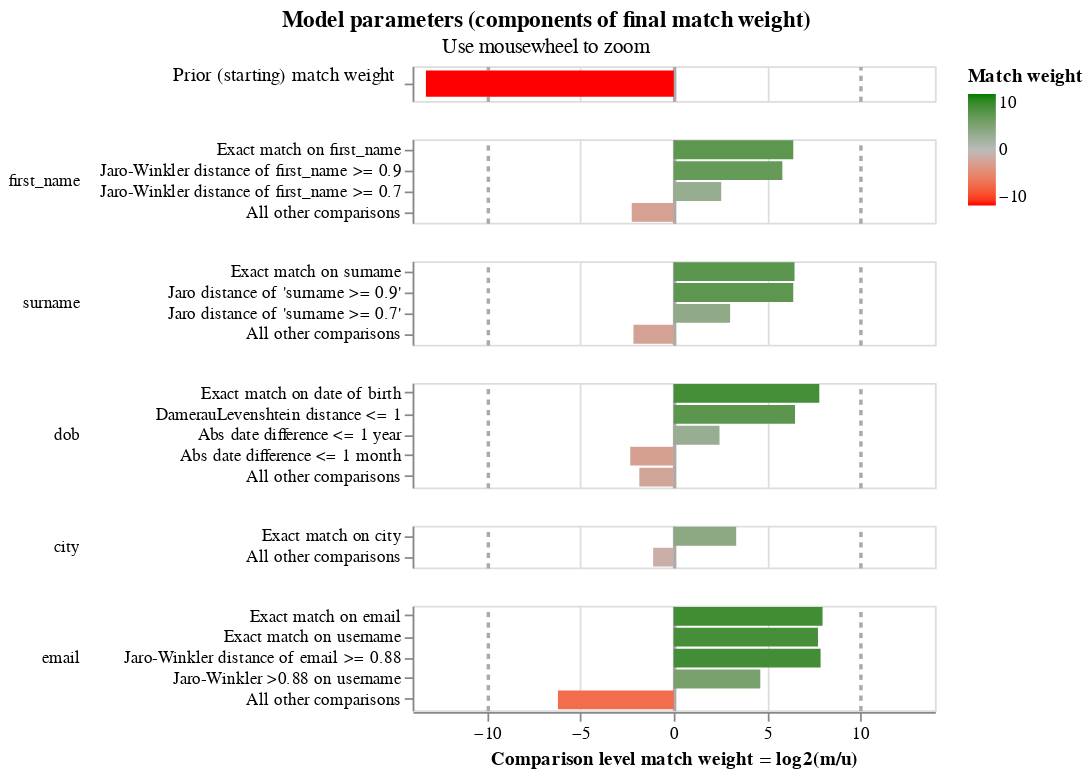

Notebook code for this chart:
### Markdown cell above
## Worked Example

### Code cell
import splink.comparison_library as cl

from splink import DuckDBAPI, Linker, SettingsCreator, block_on, splink_datasets

df = splink_datasets.fake_1000

settings = SettingsCreator(
    link_type="dedupe_only",
    comparisons=[
        cl.JaroWinklerAtThresholds("first_name", [0.9, 0.7]),
        cl.JaroAtThresholds("surname", [0.9, 0.7]),
        cl.DateOfBirthComparison(
            "dob",
            input_is_string=True,
            datetime_metrics=["year", "month"],
            datetime_thresholds=[1, 1],
        ),
        cl.ExactMatch("city").configure(term_frequency_adjustments=True),
        cl.EmailComparison("email"),
    ],
    blocking_rules_to_generate_predictions=[
        block_on("first_name"),
        block_on("surname"),
    ],
)

linker = Linker(df, settings, DuckDBAPI())
linker.training.estimate_u_using_random_sampling(max_pairs=1e6)

blocking_rule_for_training = block_on("first_name", "surname")

linker.training.estimate_parameters_using_expectation_maximisation(
    blocking_rule_for_training
)

blocking_rule_for_training = block_on("dob")
linker.training.estimate_parameters_using_expectation_maximisation(
    blocking_rule_for_training
)

chart = linker.visualisations.match_weights_chart()
chart

### Figure 1 — Vega-Lite specification as saved in the notebook (floating-point values rounded to 4 significant figures)
{"config": {"view": {"continuousWidth": 300, "continuousHeight": 300, "discreteHeight": 60, "discreteWidth": 400}, "header": {"title": null}, "mark": {"tooltip": null}, "title": {"anchor": "middle"}}, "vconcat": [{"mark": {"type": "bar", "clip": true, "height": 15}, "encoding": {"color": {"field": "log2_bayes_factor", "scale": {"domain": [-10, 0, 10], "interpolate": "lab", "range": ["red", "#bbbbbb", "green"]}, "title": "Match weight", "type": "quantitative"}, "tooltip": [{"field": "comparison_name", "title": "Comparison name", "type": "nominal"}, {"field": "probability_two_random_records_match", "format": ".4f", "title": "Probability two random records match", "type": "nominal"}, {"field": "log2_bayes_factor", "format": ",.4f", "title": "Equivalent match weight", "type": "quantitative"}, {"field": "bayes_factor_description", "title": "Match weight description", "type": "nominal"}], "x": {"axis": {"domain": false, "gridColor": {"condition": {"test": "abs(datum.value / 10)  <= 1 & datum.value % 10 === 0", "value": "#aaa"}, "value": "#ddd"}, "gridDash": {"condition": {"test": "abs(datum.value / 10) == 1", "value": [3]}, "value": null}, "gridWidth": {"condition": {"test": "abs(datum.value / 10)  <= 1 & datum.value % 10 === 0", "value": 2}, "value": 1}, "labels": false, "ticks": false, "title": ""}, "field": "log2_bayes_factor", "scale": {"domain": [-14, 14]}, "type": "quantitative"}, "y": {"axis": {"title": "Prior (starting) match weight", "titleAlign": "right", "titleAngle": 0, "titleFontWeight": "normal"}, "field": "label_for_charts", "sort": {"field": "comparison_vector_value", "order": "descending"}, "type": "nominal"}}, "height": 20, "transform": [{"filter": "(datum.comparison_name == 'probability_two_random_records_match')"}]}, {"mark": {"type": "bar", "clip": true}, "encoding": {"color": {"field": "log2_bayes_factor", "scale": {"domain": [-10, 0, 10], "interpolate": "lab", "range": ["red", "#bbbbbb", "green"]}, "title": "Match weight", "type": "quantitative"}, "row": {"field": "comparison_name", "header": {"labelAlign": "left", "labelAnchor": "middle", "labelAngle": 0}, "sort": {"field": "comparison_sort_order"}, "type": "nominal"}, "tooltip": [{"field": "comparison_name", "title": "Comparison name", "type": "nominal"}, {"field": "label_for_charts", "title": "Label", "type": "ordinal"}, {"field": "sql_condition", "title": "SQL condition", "type": "nominal"}, {"field": "m_probability", "format": ".10~g", "title": "M probability", "type": "quantitative"}, {"field": "u_probability", "format": ".10~g", "title": "U probability", "type": "quantitative"}, {"field": "bayes_factor", "format": ",.6f", "title": "Bayes factor = m/u", "type": "quantitative"}, {"field": "log2_bayes_factor", "format": ".4~g", "title": "Match weight = log2(m/u)", "type": "quantitative"}, {"field": "bayes_factor_description", "title": "Match weight description", "type": "nominal"}, {"field": "m_probability_description", "title": "m probability description", "type": "nominal"}, {"field": "u_probability_description", "title": "u probability description", "type": "nominal"}], "x": {"axis": {"gridColor": {"condition": {"test": "abs(datum.value / 10)  <= 1 & datum.value % 10 === 0", "value": "#aaa"}, "value": "#ddd"}, "gridDash": {"condition": {"test": "abs(datum.value / 10) == 1", "value": [3]}, "value": null}, "gridWidth": {"condition": {"test": "abs(datum.value / 10)  <= 1 & datum.value % 10 === 0", "value": 2}, "value": 1}, "title": "Comparison level match weight = log2(m/u)"}, "field": "log2_bayes_factor", "scale": {"domain": [-14, 14]}, "type": "quantitative"}, "y": {"axis": {"title": null}, "field": "label_for_charts", "sort": {"field": "comparison_vector_value", "order": "descending"}, "type": "nominal"}}, "height": {"step": 12}, "resolve": {"axis": {"y": "independent"}, "scale": {"y": "independent"}}, "transform": [{"filter": "(datum.comparison_name != 'probability_two_random_records_match')"}]}], "data": {"name": "data-f8036c696494227b15612de7bd982b35"}, "params": [{"name": "mouse_zoom", "select": {"type": "interval", "encodings": ["x"]}, "bind": "scales", "views": []}], "resolve": {"axis": {"y": "independent"}, "scale": {"y": "independent"}}, "title": {"text": "Model parameters (components of final match weight)", "subtitle": "Use mousewheel to zoom"}, "$schema": "https://vega.github.io/schema/vega-lite/v5.9.3.json", "datasets": {"data-f8036c696494227b15612de7bd982b35": [{"comparison_name": "probability_two_random_records_match", "sql_condition": null, "label_for_charts": "", "m_probability": null, "u_probability": null, "m_probability_description": null, "u_probability_description": null, "has_tf_adjustments": false, "tf_adjustment_column": null, "tf_adjustment_weight": null, "is_null_level": false, "bayes_factor": 0.0001, "log2_bayes_factor": -13.29, "comparison_vector_value": 0, "max_comparison_vector_value": 0, "bayes_factor_description": "The probability that two random records drawn at random match is 0.000 or one in  10,000.0 records.This is equivalent to a starting match weight of -13.288.", "probability_two_random_records_match": 0.0001, "comparison_sort_order": -1}, {"comparison_name": "first_name", "sql_condition": "\"first_name_l\" = \"first_name_r\"", "label_for_charts": "Exact match on first_name", "m_probability": 0.4914, "u_probability": 0.005794, "m_probability_description": "Amongst matching record comparisons, 49.14% of records (i.e. one in 2.035) are in the exact match on first_name comparison level", "u_probability_description": "Amongst non-matching record comparisons, 0.5794% of records (i.e. one in 173) are in the exact match on first_name comparison level", "has_tf_adjustments": false, "tf_adjustment_column": null, "tf_adjustment_weight": 1.0, "is_null_level": false, "bayes_factor": 84.81, "log2_bayes_factor": 6.406, "comparison_vector_value": 3, "max_comparison_vector_value": 3, "bayes_factor_description": "If comparison level is `exact match on first_name` then comparison is 84.81 times more likely to be a match", "probability_two_random_records_match": 0.0001, "comparison_sort_order": 0}, {"comparison_name": "first_name", "sql_condition": "jaro_winkler_similarity(\"first_name_l\", \"first_name_r\") >= 0.9", "label_for_charts": "Jaro-Winkler distance of first_name >= 0.9", "m_probability": 0.1915, "u_probability": 0.003387, "m_probability_description": "Amongst matching record comparisons, 19.15% of records (i.e. one in 5.223) are in the jaro-winkler distance of first_name >= 0.9 comparison level", "u_probability_description": "Amongst non-matching record comparisons, 0.3387% of records (i.e. one in 295) are in the jaro-winkler distance of first_name >= 0.9 comparison level", "has_tf_adjustments": false, "tf_adjustment_column": null, "tf_adjustment_weight": 1.0, "is_null_level": false, "bayes_factor": 56.53, "log2_bayes_factor": 5.821, "comparison_vector_value": 2, "max_comparison_vector_value": 3, "bayes_factor_description": "If comparison level is `jaro-winkler distance of first_name >= 0.9` then comparison is 56.53 times more likely to be a match", "probability_two_random_records_match": 0.0001, "comparison_sort_order": 0}, {"comparison_name": "first_name", "sql_condition": "jaro_winkler_similarity(\"first_name_l\", \"first_name_r\") >= 0.7", "label_for_charts": "Jaro-Winkler distance of first_name >= 0.7", "m_probability": 0.1135, "u_probability": 0.01944, "m_probability_description": "Amongst matching record comparisons, 11.35% of records (i.e. one in 8.813) are in the jaro-winkler distance of first_name >= 0.7 comparison level", "u_probability_description": "Amongst non-matching record comparisons, 1.944% of records (i.e. one in 51.44) are in the jaro-winkler distance of first_name >= 0.7 comparison level", "has_tf_adjustments": false, "tf_adjustment_column": null, "tf_adjustment_weight": 1.0, "is_null_level": false, "bayes_factor": 5.837, "log2_bayes_factor": 2.545, "comparison_vector_value": 1, "max_comparison_vector_value": 3, "bayes_factor_description": "If comparison level is `jaro-winkler distance of first_name >= 0.7` then comparison is 5.837 times more likely to be a match", "probability_two_random_records_match": 0.0001, "comparison_sort_order": 0}, {"comparison_name": "first_name", "sql_condition": "ELSE", "label_for_charts": "All other comparisons", "m_probability": 0.2037, "u_probability": 0.9714, "m_probability_description": "Amongst matching record comparisons, 20.37% of records (i.e. one in 4.909) are in the all other comparisons comparison level", "u_probability_description": "Amongst non-matching record comparisons, 97.14% of records (i.e. one in 1.029) are in the all other comparisons comparison level", "has_tf_adjustments": false, "tf_adjustment_column": null, "tf_adjustment_weight": 1.0, "is_null_level": false, "bayes_factor": 0.2097, "log2_bayes_factor": -2.254, "comparison_vector_value": 0, "max_comparison_vector_value": 3, "bayes_factor_description": "If comparison level is `all other comparisons` then comparison is 4.769 times less likely to be a match", "probability_two_random_records_match": 0.0001, "comparison_sort_order": 0}, {"comparison_name": "surname", "sql_condition": "\"surname_l\" = \"surname_r\"", "label_for_charts": "Exact match on surname", "m_probability": 0.4345, "u_probability": 0.00489, "m_probability_description": "Amongst matching record comparisons, 43.45% of records (i.e. one in 2.301) are in the exact match on surname comparison level", "u_probability_description": "Amongst non-matching record comparisons, 0.489% of records (i.e. one in 204) are in the exact match on surname comparison level", "has_tf_adjustments": false, "tf_adjustment_column": null, "tf_adjustment_weight": 1.0, "is_null_level": false, "bayes_factor": 88.86, "log2_bayes_factor": 6.473, "comparison_vector_value": 3, "max_comparison_vector_value": 3, "bayes_factor_description": "If comparison level is `exact match on surname` then comparison is 88.86 times more likely to be a match", "probability_two_random_records_match": 0.0001, "comparison_sort_order": 1}, {"comparison_name": "surname", "sql_condition": "jaro_similarity(\"surname_l\", \"surname_r\") >= 0.9", "label_for_charts": "Jaro distance of 'surname >= 0.9'", "m_probability": 0.2164, "u_probability": 0.002552, "m_probability_description": "Amongst matching record comparisons, 21.64% of records (i.e. one in 4.622) are in the jaro distance of 'surname >= 0.9' comparison level", "u_probability_description": "Amongst non-matching record comparisons, 0.2552% of records (i.e. one in 392) are in the jaro distance of 'surname >= 0.9' comparison level", "has_tf_adjustments": false, "tf_adjustment_column": null, "tf_adjustment_weight": 1.0, "is_null_level": false, "bayes_factor": 84.77, "log2_bayes_factor": 6.405, "comparison_vector_value": 2, "max_comparison_vector_value": 3, "bayes_factor_description": "If comparison level is `jaro distance of 'surname >= 0.9'` then comparison is 84.77 times more likely to be a match", "probability_two_random_records_match": 0.0001, "comparison_sort_order": 1}, {"comparison_name": "surname", "sql_condition": "jaro_similarity(\"surname_l\", \"surname_r\") >= 0.7", "label_for_charts": "Jaro distance of 'surname >= 0.7'", "m_probability": 0.131, "u_probability": 0.01615, "m_probability_description": "Amongst matching record comparisons, 13.1% of records (i.e. one in 7.634) are in the jaro distance of 'surname >= 0.7' comparison level", "u_probability_description": "Amongst non-matching record comparisons, 1.615% of records (i.e. one in 61.93) are in the jaro distance of 'surname >= 0.7' comparison level", "has_tf_adjustments": false, "tf_adjustment_column": null, "tf_adjustment_weight": 1.0, "is_null_level": false, "bayes_factor": 8.113, "log2_bayes_factor": 3.02, "comparison_vector_value": 1, "max_comparison_vector_value": 3, "bayes_factor_description": "If comparison level is `jaro distance of 'surname >= 0.7'` then comparison is 8.113 times more likely to be a match", "probability_two_random_records_match": 0.0001, "comparison_sort_order": 1}, {"comparison_name": "surname", "sql_condition": "ELSE", "label_for_charts": "All other comparisons", "m_probability": 0.2181, "u_probability": 0.9764, "m_probability_description": "Amongst matching record comparisons, 21.81% of records (i.e. one in 4.585) are in the all other comparisons comparison level", "u_probability_description": "Amongst non-matching record comparisons, 97.64% of records (i.e. one in 1.024) are in the all other comparisons comparison level", "has_tf_adjustments": false, "tf_adjustment_column": null, "tf_adjustment_weight": 1.0, "is_null_level": false, "bayes_factor": 0.2234, "log2_bayes_factor": -2.162, "comparison_vector_value": 0, "max_comparison_vector_value": 3, "bayes_factor_description": "If comparison level is `all other comparisons` then comparison is 4.477 times less likely to be a match", "probability_two_random_records_match": 0.0001, "comparison_sort_order": 1}, {"comparison_name": "dob", "sql_condition": "\"dob_l\" = \"dob_r\"", "label_for_charts": "Exact match on date of birth", "m_probability": 0.39, "u_probability": 0.001748, "m_probability_description": "Amongst matching record comparisons, 39% of records (i.e. one in 2.564) are in the exact match on date of birth comparison level", "u_probability_description": "Amongst non-matching record comparisons, 0.1748% of records (i.e. one in 572) are in the exact match on date of birth comparison level", "has_tf_adjustments": false, "tf_adjustment_column": null, "tf_adjustment_weight": 1.0, "is_null_level": false, "bayes_factor": 223.1, "log2_bayes_factor": 7.802, "comparison_vector_value": 4, "max_comparison_vector_value": 4, "bayes_factor_description": "If comparison level is `exact match on date of birth` then comparison is 223 times more likely to be a match", "probability_two_random_records_match": 0.0001, "comparison_sort_order": 2}, {"comparison_name": "dob", "sql_condition": "damerau_levenshtein(\"dob_l\", \"dob_r\") <= 1", "label_for_charts": "DamerauLevenshtein distance <= 1", "m_probability": 0.1488, "u_probability": 0.001644, "m_probability_description": "Amongst matching record comparisons, 14.88% of records (i.e. one in 6.718) are in the dameraulevenshtein distance <= 1 comparison level", "u_probability_description": "Amongst non-matching record comparisons, 0.1644% of records (i.e. one in 608) are in the dameraulevenshtein distance <= 1 comparison level", "has_tf_adjustments": false, "tf_adjustment_column": null, "tf_adjustment_weight": 1.0, "is_null_level": false, "bayes_factor": 90.56, "log2_bayes_factor": 6.501, "comparison_vector_value": 3, "max_comparison_vector_value": 4, "bayes_factor_description": "If comparison level is `dameraulevenshtein distance <= 1` then comparison is 90.56 times more likely to be a match", "probability_two_random_records_match": 0.0001, "comparison_sort_order": 2}, {"comparison_name": "dob", "sql_condition": "ABS(EPOCH(try_strptime(\"dob_l\", '%Y-%m-%d')) - EPOCH(try_strptime(\"dob_r\", '%Y-%m-%d'))) <= 31557600.0", "label_for_charts": "Abs date difference <= 1 year", "m_probability": 0.194, "u_probability": 0.03546, "m_probability_description": "Amongst matching record comparisons, 19.4% of records (i.e. one in 5.155) are in the abs date difference <= 1 year comparison level", "u_probability_description": "Amongst non-matching record comparisons, 3.546% of records (i.e. one in 28.2) are in the abs date difference <= 1 year comparison level", "has_tf_adjustments": false, "tf_adjustment_column": null, "tf_adjustment_weight": 1.0, "is_null_level": false, "bayes_factor": 5.471, "log2_bayes_factor": 2.452, "comparison_vector_value": 2, "max_comparison_vector_value": 4, "bayes_factor_description": "If comparison level is `abs date difference <= 1 year` then comparison is 5.471 times more likely to be a match", "probability_two_random_records_match": 0.0001, "comparison_sort_order": 2}, {"comparison_name": "dob", "sql_condition": "ABS(EPOCH(try_strptime(\"dob_l\", '%Y-%m-%d')) - EPOCH(try_strptime(\"dob_r\", '%Y-%m-%d'))) <= 2629800.0", "label_for_charts": "Abs date difference <= 1 month", "m_probability": 0.0125, "u_probability": 0.063, "m_probability_description": "Amongst matching record comparisons, 1.25% of records (i.e. one in 80) are in the abs date difference <= 1 month comparison level", "u_probability_description": "Amongst non-matching record comparisons, 6.3% of records (i.e. one in 15.87) are in the abs date difference <= 1 month comparison level", "has_tf_adjustments": false, "tf_adjustment_column": null, "tf_adjustment_weight": 1.0, "is_null_level": false, "bayes_factor": 0.1984, "log2_bayes_factor": -2.333, "comparison_vector_value": 1, "max_comparison_vector_value": 4, "bayes_factor_description": "If comparison level is `abs date difference <= 1 month` then comparison is 5.04 times less likely to be a match", "probability_two_random_records_match": 0.0001, "comparison_sort_order": 2}, {"comparison_name": "dob", "sql_condition": "ELSE", "label_for_charts": "All other comparisons", "m_probability": 0.2672, "u_probability": 0.9611, "m_probability_description": "Amongst matching record comparisons, 26.72% of records (i.e. one in 3.743) are in the all other comparisons comparison level", "u_probability_description": "Amongst non-matching record comparisons, 96.11% of records (i.e. one in 1.04) are in the all other comparisons comparison level", "has_tf_adjustments": false, "tf_adjustment_column": null, "tf_adjustment_weight": 1.0, "is_null_level": false, "bayes_factor": 0.278, "log2_bayes_factor": -1.847, "comparison_vector_value": 0, "max_comparison_vector_value": 4, "bayes_factor_description": "If comparison level is `all other comparisons` then comparison is 3.597 times less likely to be a match", "probability_two_random_records_match": 0.0001, "comparison_sort_order": 2}, {"comparison_name": "city", "sql_condition": "\"city_l\" = \"city_r\"", "label_for_charts": "Exact match on city", "m_probability": 0.5611, "u_probability": 0.05515, "m_probability_description": "Amongst matching record comparisons, 56.11% of records (i.e. one in 1.782) are in the exact match on city comparison level", "u_probability_description": "Amongst non-matching record comparisons, 5.515% of records (i.e. one in 18.13) are in the exact match on city comparison level", "has_tf_adjustments": true, "tf_adjustment_column": "city", "tf_adjustment_weight": 1.0, "is_null_level": false, "bayes_factor": 10.17, "log2_bayes_factor": 3.347, "comparison_vector_value": 1, "max_comparison_vector_value": 1, "bayes_factor_description": "If comparison level is `exact match on city` then comparison is 10.17 times more likely to be a match", "probability_two_random_records_match": 0.0001, "comparison_sort_order": 3}, {"comparison_name": "city", "sql_condition": "ELSE", "label_for_charts": "All other comparisons", "m_probability": 0.4389, "u_probability": 0.9449, "m_probability_description": "Amongst matching record comparisons, 43.89% of records (i.e. one in 2.279) are in the all other comparisons comparison level", "u_probability_description": "Amongst non-matching record comparisons, 94.49% of records (i.e. one in 1.058) are in the all other comparisons comparison level", "has_tf_adjustments": false, "tf_adjustment_column": null, "tf_adjustment_weight": 1.0, "is_null_level": false, "bayes_factor": 0.4645, "log2_bayes_factor": -1.106, "comparison_vector_value": 0, "max_comparison_vector_value": 1, "bayes_factor_description": "If comparison level is `all other comparisons` then comparison is 2.153 times less likely to be a match", "probability_two_random_records_match": 0.0001, "comparison_sort_order": 3}, {"comparison_name": "email", "sql_condition": "\"email_l\" = \"email_r\"", "label_for_charts": "Exact match on email", "m_probability": 0.5522, "u_probability": 0.002194, "m_probability_description": "Amongst matching record comparisons, 55.22% of records (i.e. one in 1.811) are in the exact match on email comparison level", "u_probability_description": "Amongst non-matching record comparisons, 0.2194% of records (i.e. one in 456) are in the exact match on email comparison level", "has_tf_adjustments": true, "tf_adjustment_column": "email", "tf_adjustment_weight": 1.0, "is_null_level": false, "bayes_factor": 251.7, "log2_bayes_factor": 7.975, "comparison_vector_value": 4, "max_comparison_vector_value": 4, "bayes_factor_description": "If comparison level is `exact match on email` then comparison is 252 times more likely to be a match", "probability_two_random_records_match": 0.0001, "comparison_sort_order": 4}, {"comparison_name": "email", "sql_condition": "NULLIF(regexp_extract(\"email_l\", '^[^@]+', 0), '') = NULLIF(regexp_extract(\"email_r\", '^[^@]+', 0), '')", "label_for_charts": "Exact match on username", "m_probability": 0.2206, "u_probability": 0.001039, "m_probability_description": "Amongst matching record comparisons, 22.06% of records (i.e. one in 4.534) are in the exact match on username comparison level", "u_probability_description": "Amongst non-matching record comparisons, 0.1039% of records (i.e. one in 962) are in the exact match on username comparison level", "has_tf_adjustments": false, "tf_adjustment_column": null, "tf_adjustment_weight": 1.0, "is_null_level": false, "bayes_factor": 212.3, "log2_bayes_factor": 7.73, "comparison_vector_value": 3, "max_comparison_vector_value": 4, "bayes_factor_description": "If comparison level is `exact match on username` then comparison is 212 times more likely to be a match", "probability_two_random_records_match": 0.0001, "comparison_sort_order": 4}, {"comparison_name": "email", "sql_condition": "jaro_winkler_similarity(\"email_l\", \"email_r\") >= 0.88", "label_for_charts": "Jaro-Winkler distance of email >= 0.88", "m_probability": 0.2138, "u_probability": 0.0009136, "m_probability_description": "Amongst matching record comparisons, 21.38% of records (i.e. one in 4.676) are in the jaro-winkler distance of email >= 0.88 comparison level", "u_probability_description": "Amongst non-matching record comparisons, 0.09136% of records (i.e. one in 1,095) are in the jaro-winkler distance of email >= 0.88 comparison level", "has_tf_adjustments": false, "tf_adjustment_column": null, "tf_adjustment_weight": 1.0, "is_null_level": false, "bayes_factor": 234.1, "log2_bayes_factor": 7.871, "comparison_vector_value": 2, "max_comparison_vector_value": 4, "bayes_factor_description": "If comparison level is `jaro-winkler distance of email >= 0.88` then comparison is 234 times more likely to be a match", "probability_two_random_records_match": 0.0001, "comparison_sort_order": 4}, {"comparison_name": "email", "sql_condition": "jaro_winkler_similarity(NULLIF(regexp_extract(\"email_l\", '^[^@]+', 0), ''), NULLIF(regexp_extract(\"email_r\", '^[^@]+', 0), '')) >= 0.88", "label_for_charts": "Jaro-Winkler >0.88 on username", "m_probability": 0.0125, "u_probability": 0.0005018, "m_probability_description": "Amongst matching record comparisons, 1.25% of records (i.e. one in 80) are in the jaro-winkler >0.88 on username comparison level", "u_probability_description": "Amongst non-matching record comparisons, 0.05018% of records (i.e. one in 1,993) are in the jaro-winkler >0.88 on username comparison level", "has_tf_adjustments": false, "tf_adjustment_column": null, "tf_adjustment_weight": 1.0, "is_null_level": false, "bayes_factor": 24.91, "log2_bayes_factor": 4.639, "comparison_vector_value": 1, "max_comparison_vector_value": 4, "bayes_factor_description": "If comparison level is `jaro-winkler >0.88 on username` then comparison is 24.91 times more likely to be a match", "probability_two_random_records_match": 0.0001, "comparison_sort_order": 4}, {"comparison_name": "email", "sql_condition": "ELSE", "label_for_charts": "All other comparisons", "m_probability": 0.01346, "u_probability": 0.9954, "m_probability_description": "Amongst matching record comparisons, 1.346% of records (i.e. one in 74.32) are in the all other comparisons comparison level", "u_probability_description": "Amongst non-matching record comparisons, 99.54% of records (i.e. one in 1.005) are in the all other comparisons comparison level", "has_tf_adjustments": false, "tf_adjustment_column": null, "tf_adjustment_weight": 1.0, "is_null_level": false, "bayes_factor": 0.01352, "log2_bayes_factor": -6.209, "comparison_vector_value": 0, "max_comparison_vector_value": 4, "bayes_factor_description": "If comparison level is `all other comparisons` then comparison is 73.98 times less likely to be a match", "probability_two_random_records_match": 0.0001, "comparison_sort_order": 4}]}}
